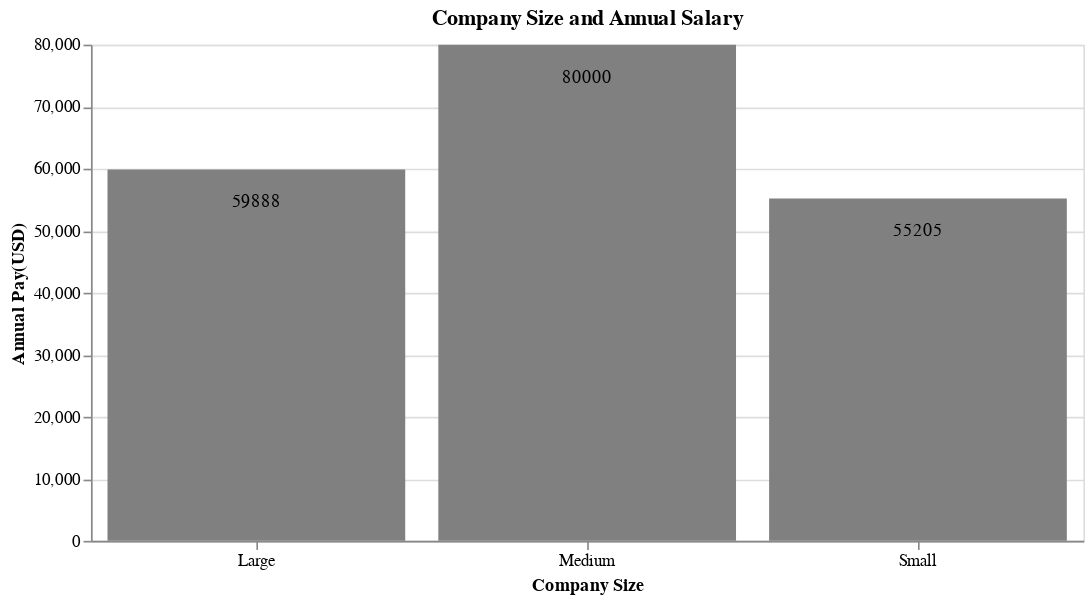

Write notebook code for a chart like this one.
### Code cell
basechart4 = alt.Chart(FT_size, title = 'Company Size and Annual Salary').mark_bar(color = 'grey').encode(
    x = alt.X('company_size:N', title = 'Company Size', axis=alt.Axis(labelAngle=0)),
    y = alt.Y('salary_in_usd:Q', title = 'Annual Pay(USD)'),
    tooltip = 'salary_in_usd'
).properties(width = 600, height = 300)

text4 = basechart4.mark_text(
    color = 'black',
    dy = 20
).encode(
    text = 'salary_in_usd'
)

basechart4 + text4

### Figure 1 — Vega-Lite specification as saved in the notebook (floating-point values rounded to 4 significant figures)
{"config": {"view": {"continuousWidth": 400, "continuousHeight": 300}}, "layer": [{"mark": {"type": "bar", "color": "grey"}, "encoding": {"tooltip": {"field": "salary_in_usd", "type": "quantitative"}, "x": {"axis": {"labelAngle": 0}, "field": "company_size", "title": "Company Size", "type": "nominal"}, "y": {"field": "salary_in_usd", "title": "Annual Pay(USD)", "type": "quantitative"}}, "height": 300, "title": "Company Size and Annual Salary", "width": 600}, {"mark": {"type": "text", "color": "black", "dy": 20}, "encoding": {"text": {"field": "salary_in_usd", "type": "quantitative"}, "tooltip": {"field": "salary_in_usd", "type": "quantitative"}, "x": {"axis": {"labelAngle": 0}, "field": "company_size", "title": "Company Size", "type": "nominal"}, "y": {"field": "salary_in_usd", "title": "Annual Pay(USD)", "type": "quantitative"}}, "height": 300, "title": "Company Size and Annual Salary", "width": 600}], "data": {"name": "data-02365e93fedff9823024693c0d57aa3b"}, "$schema": "https://vega.github.io/schema/vega-lite/v4.17.0.json", "datasets": {"data-02365e93fedff9823024693c0d57aa3b": [{"company_size": "Large", "salary_in_usd": 59890.0}, {"company_size": "Medium", "salary_in_usd": 80000.0}, {"company_size": "Small", "salary_in_usd": 55200.0}]}}
